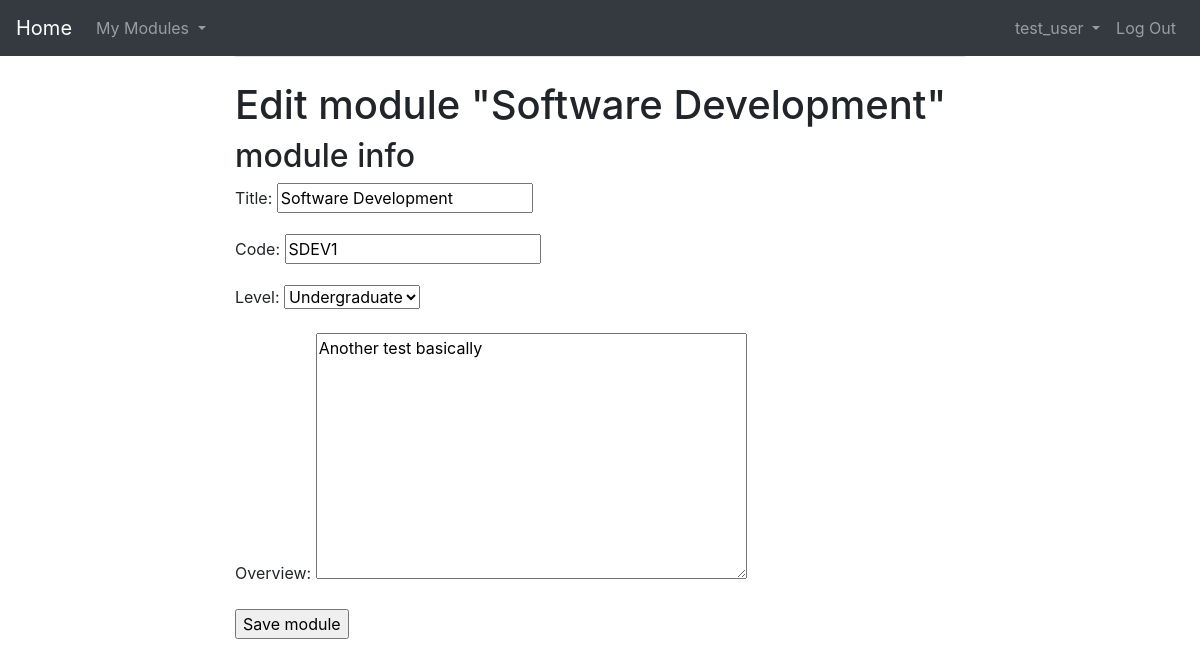
Page /module/edit/2/ (signed in) on the earlier database version.
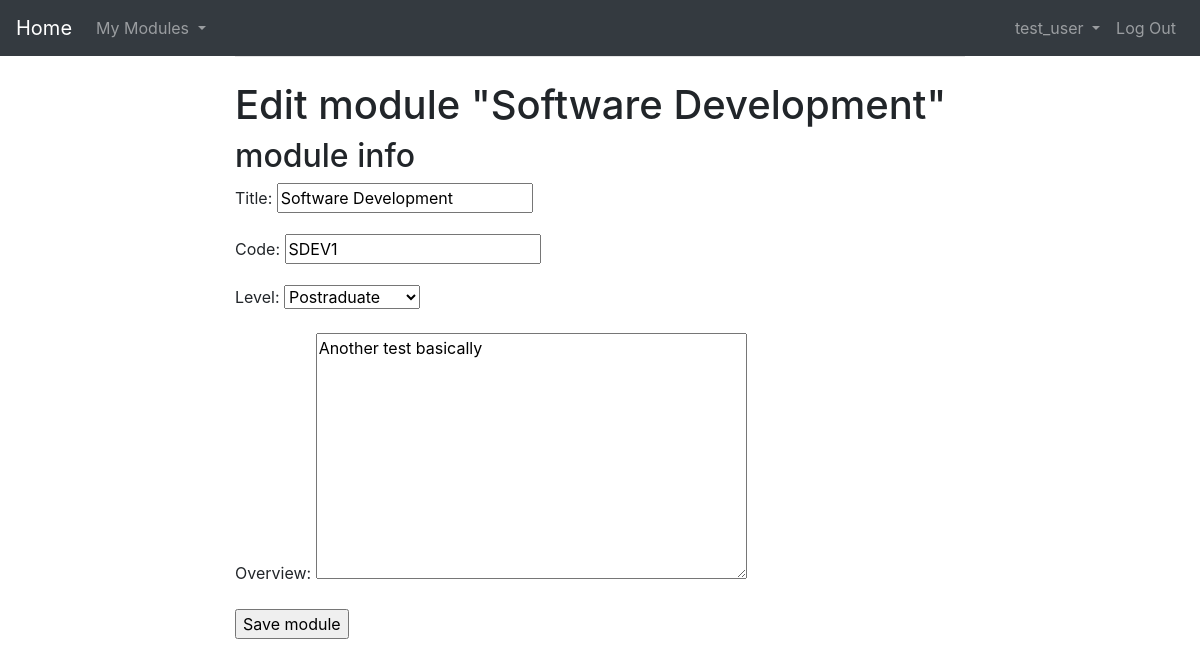
Same page on the later database version.
### modules/models.py (models this page shows, shortened)
class Module(models.Model):
    code = models.CharField(max_length=15, unique=True)
    instructor = models.ForeignKey(settings.AUTH_USER_MODEL,
                                   related_name='modules_created',
                                   on_delete=models.CASCADE)
    title = models.CharField(max_length=200)
    slug = models.SlugField(max_length=200, unique=True)
    level = models.CharField(max_length=2, choices=LEVEL_CHOICES, default='U')
    created = models.DateTimeField(auto_now_add=True)
    overview = models.TextField()
    class Meta:
        ordering = ['-created']

### modules/views.py (the view)
# urls.py: path('edit/<int:pk>/', views.ModuleUpdateView.as_view(), name='module_edit'),
class ModuleUpdateView(InstructorModuleEditMixin, UpdateView):
    pass

### modules/views.py (called while the page is built)
    def get_queryset(self):
        qs = super().get_queryset()
        return qs.filter(instructor=self.request.user)

    def test_func(self):
      return self.request.user.is_staff

### templates/manage/module/form.html (shortened to what this page needs)
{% extends "base.html" %}
{% block content %}
  <h1>
    {% if object %}
      Edit module "{{ object.title }}"
    {% else %}
      Create a new module
    {% endif %}
  </h1>
  <div class="module">
    <h2>module info</h2>
    <form method="post">
      {{ form.as_p }}
      <p><input type="submit" value="Save module"></p>
    </form>
  </div>
{% endblock %}

Differences in the rows shown:
changed Module "Software Development": level "Undergraduate" → "Postraduate"
